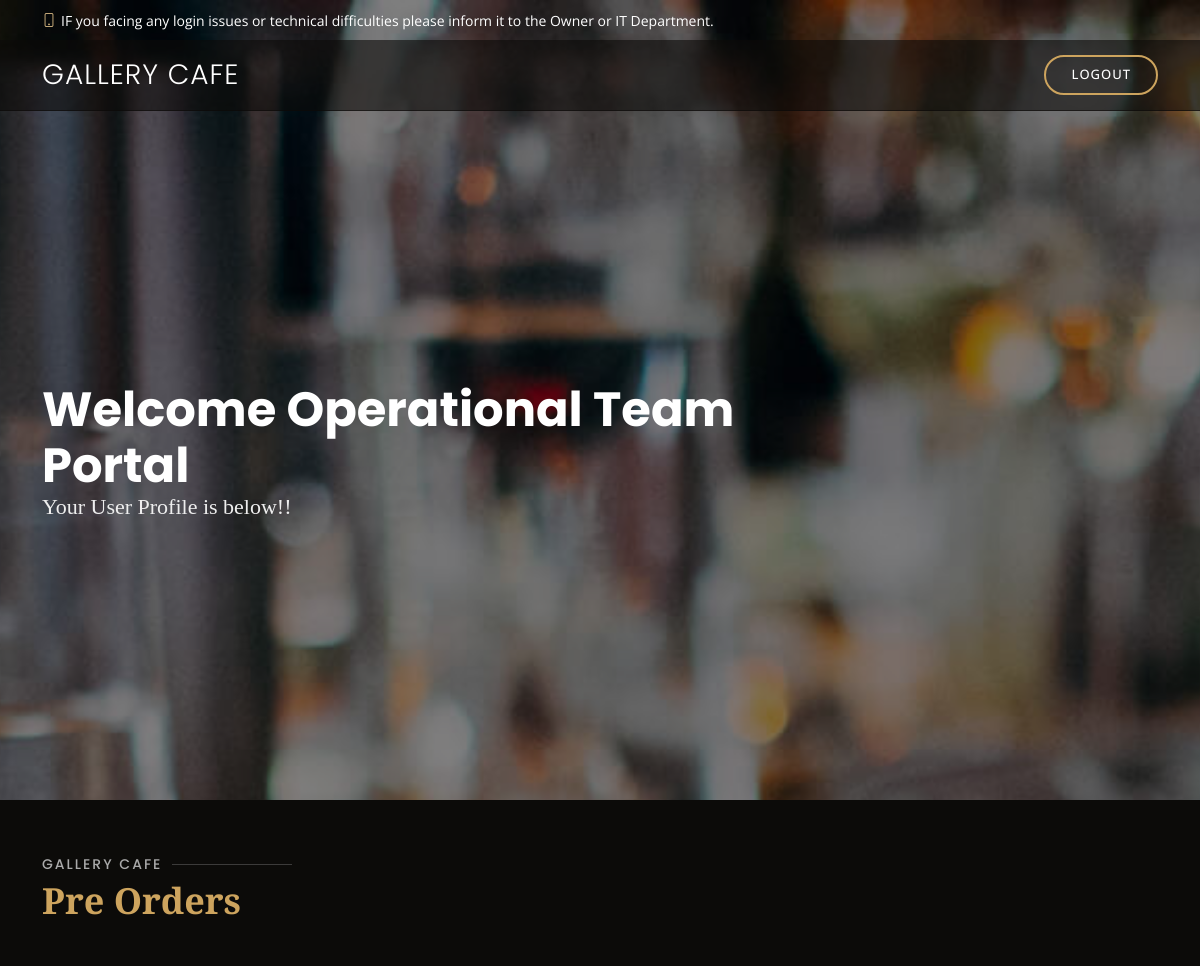
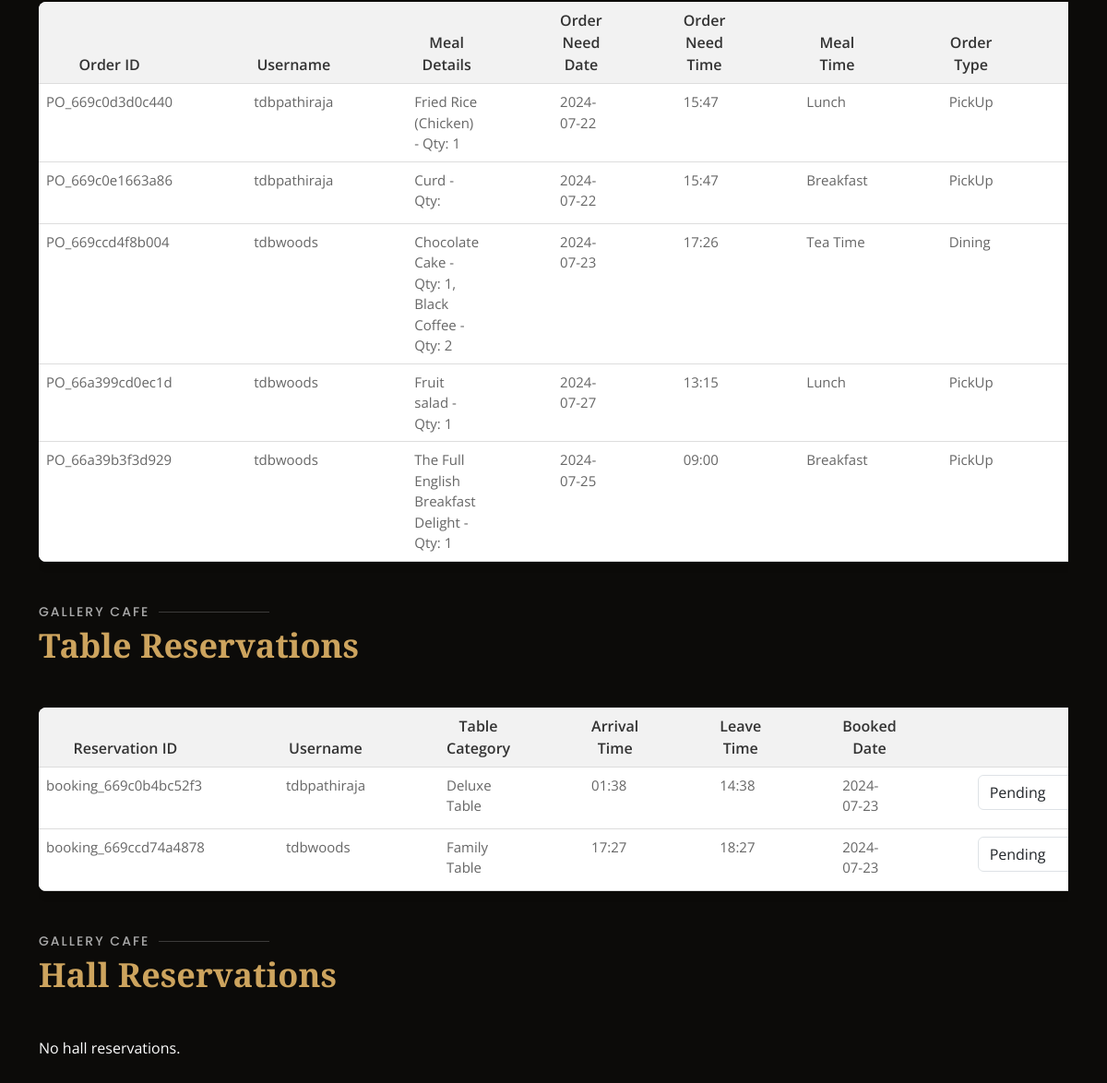
Page /control-dashboards/operational_staff/dashboard/operation_dashboard.php (signed in) on the committed database (2 pictures, top to bottom).
### tables this page shows
CREATE TABLE `pre_orders` (
  `id` int(11) NOT NULL,
  `preorder_id` varchar(50) NOT NULL,
  `username` varchar(100) NOT NULL,
  `meal_details` text NOT NULL,
  `order_date` date NOT NULL,
  `order_time` varchar(50) NOT NULL,
  `order_status` enum('Pending','Order Processing','Foods Ready') NOT NULL DEFAULT 'Pending',
  `created_at` timestamp NOT NULL DEFAULT current_timestamp(),
  `message` text DEFAULT NULL,
  `orderneed_time` varchar(10) NOT NULL,
  `order_method` text DEFAULT NULL
);

CREATE TABLE `table_reservations` (
  `reservation_id` int(11) NOT NULL,
  `username` varchar(100) NOT NULL,
  `table_category` varchar(100) NOT NULL,
  `arrival_time` varchar(10) NOT NULL,
  `planned_leave_time` varchar(10) NOT NULL,
  `booked_date` date NOT NULL,
  `message` text DEFAULT NULL,
  `booking_id` varchar(50) NOT NULL,
  `reservation_timestamp` timestamp NOT NULL DEFAULT current_timestamp(),
  `booking_status` enum('Pending','Table Available','Table Unavailable','Table Booked For You') DEFAULT 'Pending'
);

### control-dashboards/operational_staff/dashboard/operation_dashboard.php (the view, shortened to what this page needs)
<?php
include '../../../assets/database/db-connection.php';
$query = "SELECT * FROM table_reservations";
$stmt = $conn->prepare($query);
$stmt->execute();
$tableReservations = $stmt->get_result()->fetch_all(MYSQLI_ASSOC);
$query = "SELECT * FROM hall_reservations";
$stmt = $conn->prepare($query);
$stmt->execute();
$hallReservations = $stmt->get_result()->fetch_all(MYSQLI_ASSOC);
$query = "SELECT * FROM pre_orders";
$stmt = $conn->prepare($query);
$stmt->execute();
$preOrders = $stmt->get_result()->fetch_all(MYSQLI_ASSOC);
$statusQuery = "SELECT COLUMN_TYPE FROM INFORMATION_SCHEMA.COLUMNS WHERE TABLE_NAME = 'table_reservations' AND COLUMN_NAME = 'booking_status'";
$statusResult = $conn->query($statusQuery);
$statuses = [];
if ($statusResult->num_rows > 0) {
    $row = $statusResult->fetch_assoc();
    $enumList = str_replace("'", "", substr($row['COLUMN_TYPE'], 5, -1));
    $statuses = explode(",", $enumList);
}
?>
<!DOCTYPE html>
<html lang="en">
<head>
    <link href="https://cdnjs.cloudflare.com/ajax/libs/animate.css/4.0.0/animate.compat.css" rel="stylesheet" />
    <link href="https://unpkg.com/aos@2.3.1/dist/aos.css" rel="stylesheet" />
    <link href="https://cdn.jsdelivr.net/npm/bootstrap@5.3.3/dist/css/bootstrap.min.css" rel="stylesheet" />
    <link href="https://cdn.jsdelivr.net/npm/bootstrap-icons@1.11.3/font/bootstrap-icons.min.css" rel="stylesheet" />
    <link href="https://unpkg.com/boxicons@2.1.4/css/boxicons.min.css" rel="stylesheet" />
    <link href="https://cdn.jsdelivr.net/npm/glightbox/dist/css/glightbox.min.css" rel="stylesheet" />
    <link href="https://cdn.jsdelivr.net/npm/swiper@11/swiper-bundle.min.css" rel="stylesheet" />
    <link href="../../../assets/css/style.css" rel="stylesheet" />
</head>
<body>
    <div id="topbar" class="d-flex align-items-center fixed-top">
        <div class="container d-flex justify-content-center justify-content-md-between">
            <div class="contact-info d-flex align-items-center">
                <i class="bi bi-phone d-flex align-items-center"><span>IF you facing any login issues or technical difficulties please inform it to the Owner or IT Department.</span></i>
            </div>
        </div>
    </div>
    <header id="header" class="fixed-top d-flex align-items-cente">
        <div class="container-fluid container-xl d-flex align-items-center justify-content-lg-between">
            <h1 class="logo me-auto me-lg-0">
                <a href="operation_dashboard.php">Gallery Cafe</a>
            </h1>
            <a class="book-a-table-btn scrollto d-none d-lg-flex" href="../login/logout-function-operational.php">LogOut</a>
        </div>
    </header>
    <section id="hero" class="d-flex align-items-center">
        <div class="container position-relative text-center text-lg-start" data-aos="zoom-in" data-aos-delay="100">
            <div class="row">
                <div class="col-lg-8">
                    <h1>Welcome Operational Team Portal</h1>
                    <h2>Your User Profile is below!!</h2>
                </div>
            </div>
        </div>
    </section>
    <section id="operation-dashboard" class="operation-dashboard">
        <div class="container" data-aos="fade-up">
            <div class="section-title">
                <h2>Gallery Cafe</h2>
                <p>Pre Orders</p>
            </div>
            <?php if (!empty($preOrders)): ?>
                <div class="table-responsive">
                    <table class="table">
                        <thead>
                            <tr>
                                <th>Order ID</th>
                                <th>Username</th>
                                <th>Meal Details</th>
                                <th>Order Need Date</th>
                                <th>Order Need Time</th>
                                <th>Meal Time</th>
                                <th>Order Type</th>
                            </tr>
                        </thead>
                        <tbody>
                            <?php foreach ($preOrders as $order): ?>
                                <tr>
                                    <td><?php echo htmlspecialchars($order['preorder_id']); ?></td>
                                    <td><?php echo htmlspecialchars($order['username']); ?></td>
                                    <td><?php echo htmlspecialchars($order['meal_details']); ?></td>
                                    <td><?php echo htmlspecialchars($order['order_date']); ?></td>
                                    <td><?php echo htmlspecialchars($order['orderneed_time']); ?></td>
                                    <td><?php echo htmlspecialchars($order['order_time']); ?></td>
                                    <td><?php echo htmlspecialchars($order['order_method']); ?></td>
                                </tr>
                            <?php endforeach;?>
                        </tbody>
                    </table>
                </div>
            <?php else: ?>
                <p>No Pre Orders Left to proceed.</p>
            <?php endif;?>
        </div>
        <div class="container" data-aos="fade-up">
            <div class="section-title">
                <h2>Gallery Cafe</h2>
                <p>Table Reservations</p>
            </div>
            <?php if (!empty($tableReservations)): ?>
                <div class="table-responsive">
                    <table class="table">
                        <thead>
                            <tr>
                                <th>Reservation ID</th>
                                <th>Username</th>
                                <th>Table Category</th>
                                <th>Arrival Time</th>
                                <th>Leave Time</th>
                                <th>Booked Date</th>
                                <th>Status</th>
                            </tr>
                        </thead>
                        <tbody>
                            <?php foreach ($tableReservations as $reservation): ?>
                                <tr>
                                    <td><?php echo htmlspecialchars($reservation['booking_id']); ?></td>
                                    <td><?php echo isset($reservation['username']) ? htmlspecialchars($reservation['username']) : ''; ?></td>
                                    <td><?php echo isset($reservation['table_category']) ? htmlspecialchars($reservation['table_category']) : ''; ?></td>
                                    <td><?php echo isset($reservation['arrival_time']) ? htmlspecialchars($reservation['arrival_time']) : ''; ?></td>
                                    <td><?php echo isset($reservation['planned_leave_time']) ? htmlspecialchars($reservation['planned_leave_time']) : ''; ?></td>
                                    <td><?php echo isset($reservation['booked_date']) ? htmlspecialchars($reservation['booked_date']) : ''; ?></td>
                                    <td>
                                        <form method="post" action="../../../assets/database/dashboards/operational-staff/update-table-status.php">
                                            <select name="booking_status" class="form-select">
                                                <?php
foreach ($statuses as $status) {
    if ($status == $reservation['booking_status']) {
        echo "<option value=\"$status\" selected disabled>$status</option>";
    } else {
        echo "<option value=\"$status\">$status</option>";
    }
}
?>
                                            </select>
                                        </form>
                                    </td>
                                </tr>
                            <?php endforeach;?>
                        </tbody>
                    </table>
                </div>
            <?php else: ?>
                <p>No table reservations.</p>
            <?php endif;?>
        </div>
        <div class="container" data-aos="fade-up">
            <div class="section-title">
                <h2>Gallery Cafe</h2>
                <p>Hall Reservations</p>
            </div>
            <?php if (!empty($hallReservations)): ?>
                <div class="table-responsive">
                    <table class="table">
                        <thead>
                            <tr>
                                <th>Reservation ID</th>
                                <th>Hall Category</th>
                                <th>Arrival Time</th>
                                <th>Leave Time</th>
                                <th>Booked Date</th>
                                <th>Status</th>
                            </tr>
                        </thead>
                        <tbody>
                            <?php foreach ($hallReservations as $reservation): ?>
                                <tr>
                                    <td><?php echo htmlspecialchars($reservation['booking_id']); ?></td>
                                    <td><?php echo isset($reservation['hall_category']) ? htmlspecialchars($reservation['hall_category']) : ''; ?></td>
                                    <td><?php echo isset($reservation['arrival_time']) ? htmlspecialchars($reservation['arrival_time']) : ''; ?></td>
                                    <td><?php echo isset($reservation['planned_leave_time']) ? htmlspecialchars($reservation['planned_leave_time']) : ''; ?></td>
                                    <td><?php echo isset($reservation['booked_date']) ? htmlspecialchars($reservation['booked_date']) : ''; ?></td>
                                    <td><?php echo isset($reservation['status']) ? htmlspecialchars($reservation['status']) : ''; ?></td>
                                </tr>
                            <?php endforeach;?>
                        </tbody>
                    </table>
                </div>
            <?php else: ?>
                <p>No hall reservations.</p>
            <?php endif;?>
        </div>
    </section>
</body>
</html>

### assets/css/style.css (style rules this page uses)
body { font-family: "Open Sans", sans-serif; background: #0c0b09; color: #fff; }
a { color: #f8f404; text-decoration: none; }
h1, h2, h3, h4, h5, h6 { font-family: "Playfair Display", serif; }
#topbar { height: 40px; font-size: 14px; transition: all 0.5s; z-index: 996; }
#topbar .contact-info i { font-style: normal; color: #d9ba85; }
#topbar .contact-info i span { padding-left: 5px; color: #fff; }
#header { background: rgba(12, 11, 9, 0.6); border-bottom: 1px solid rgba(12, 11, 9, 0.6); transition: all 0.5s; z-index: 997; padding: 15px 0; top: 40px; }
#header .logo { font-size: 28px; margin: 0; padding: 0; line-height: 1; font-weight: 300; letter-spacing: 1px; text-transform: uppercase; font-family: "Poppins", sans-serif; }
#header .logo a { color: #fff; }
.book-a-table-btn { margin: 0 0 0 15px; border: 2px solid #cda45e; color: #fff; border-radius: 50px; padding: 8px 25px; text-transform: uppercase; font-size: 13px; font-weight: 500; letter-spacing: 1px; transition: 0.3s; }
#hero { width: 100%; height: 100vh; background: url("../img/hero-bg.jpg") top center; background-size: cover; position: relative; padding: 0; }
#hero:before { content: ""; background: rgba(0, 0, 0, 0.5); position: absolute; bottom: 0; top: 0; left: 0; right: 0; }
#hero .container { padding-top: 110px; }
#hero h1 { margin: 0; font-size: 48px; font-weight: 700; line-height: 56px; color: #fff; font-family: "Poppins", sans-serif; }
#hero h2 { color: #eee; margin-bottom: 10px 0 0 0; font-size: 22px; }
@media (min-width: 1024px) { #hero { background-attachment: fixed; } }
section { padding: 60px 0; overflow: hidden; }
.section-title { padding-bottom: 40px; }
.section-title h2 { font-size: 14px; font-weight: 500; padding: 0; line-height: 1px; margin: 0 0 5px 0; letter-spacing: 2px; text-transform: uppercase; color: #aaaaaa; font-family: "Poppins", sans-serif; }
.section-title h2::after { content: ""; width: 120px; height: 1px; display: inline-block; background: rgba(255, 255, 255, 0.2); margin: 4px 10px; }
.section-title p { margin: 0; margin: 0; font-size: 36px; font-weight: 700; font-family: "Playfair Display", serif; color: #cda45e; }
.table { margin-bottom: 50px; width: 100%; border-collapse: collapse; background-color: #f9f9f9; border-radius: 8px; overflow: hidden; box-shadow: 0 4px 10px rgba(0, 0, 0, 0.1); }
.table th, .table td { padding-right: 80px; text-align: left; border-bottom: 1px solid #ddd; }
.table th { background-color: #f2f2f2; font-size: 16px; font-weight: 600; color: #333; text-align: center; }
.table td { font-size: 15px; color: #666; }
.table tbody tr:nth-child(even) { background-color: #f5f5f5; }
.form-select { width: auto; display: inline-block; margin-right: 10px; }

### rows in the picture
pre_orders: preorder "PO_669c0d3d0c440", username "tdbpathiraja", meal_details "Fried Rice (Chicken) - Qty: 1", order_date "2024-07-22", orderneed_time "15:47", order_time "Lunch", order_method "PickUp"
pre_orders: preorder "PO_669c0e1663a86", username "tdbpathiraja", meal_details "Curd - Qty:", order_date "2024-07-22", orderneed_time "15:47", order_time "Breakfast", order_method "PickUp"
pre_orders: preorder "PO_669ccd4f8b004", username "tdbwoods", meal_details "Chocolate Cake - Qty: 1, Black Coffee - Qty: 2", order_date "2024-07-23", orderneed_time "17:26", order_time "Tea Time", order_method "Dining"
pre_orders: preorder "PO_66a399cd0ec1d", username "tdbwoods", meal_details "Fruit salad - Qty: 1", order_date "2024-07-27", orderneed_time "13:15", order_time "Lunch", order_method "PickUp"
pre_orders: preorder "PO_66a39b3f3d929", username "tdbwoods", meal_details "The Full English Breakfast Delight - Qty: 1", order_date "2024-07-25", orderneed_time "09:00", order_time "Breakfast", order_method "PickUp"
table_reservations: booking "booking_669c0b4bc52f3", username "tdbpathiraja", table_category "Deluxe Table", arrival_time "01:38", planned_leave_time "14:38", booked_date "2024-07-23", booking_status "Pending"
table_reservations: booking "booking_669ccd74a4878", username "tdbwoods", table_category "Family Table", arrival_time "17:27", planned_leave_time "18:27", booked_date "2024-07-23", booking_status "Pending"
